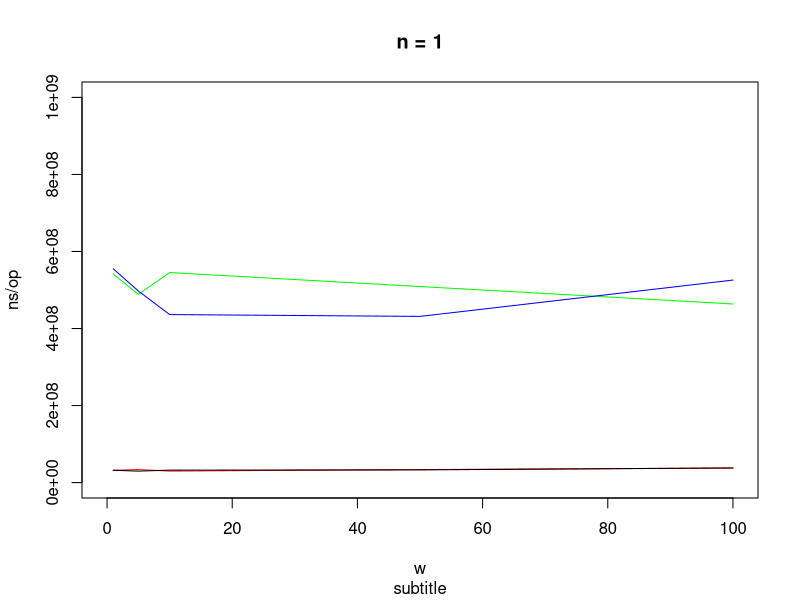
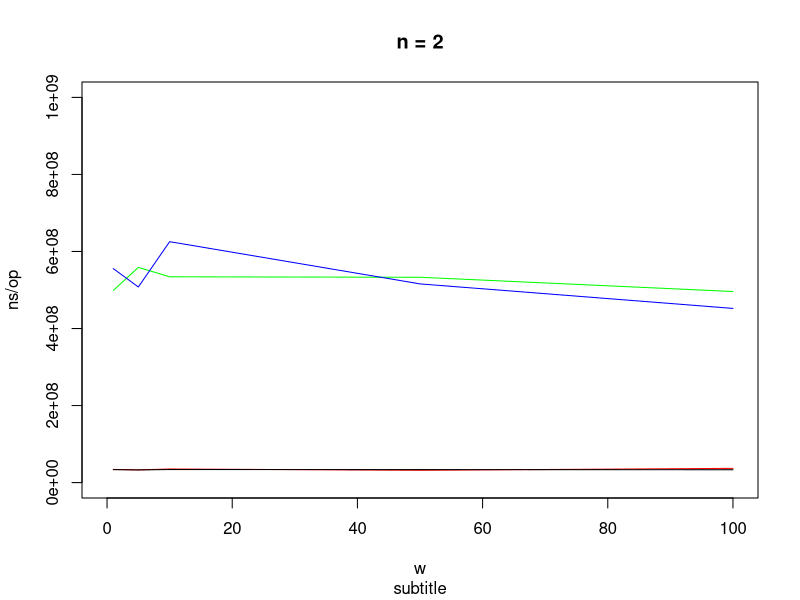
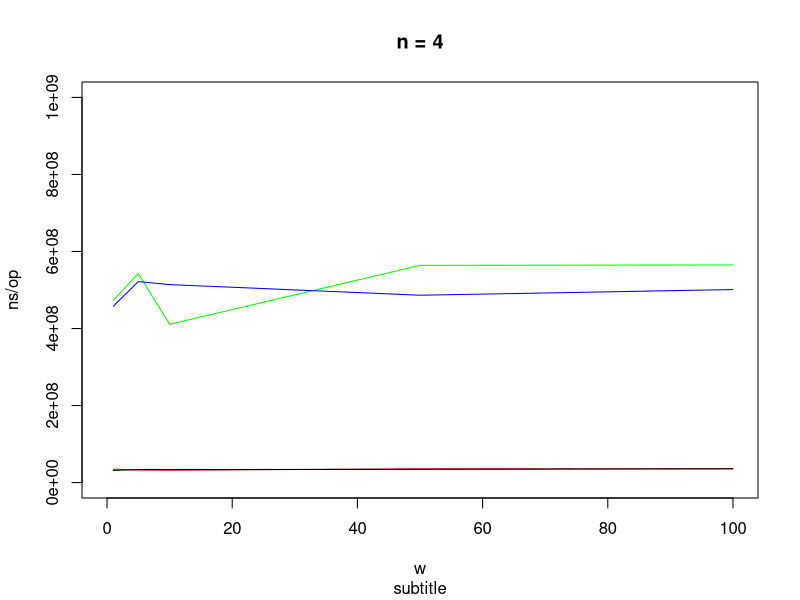
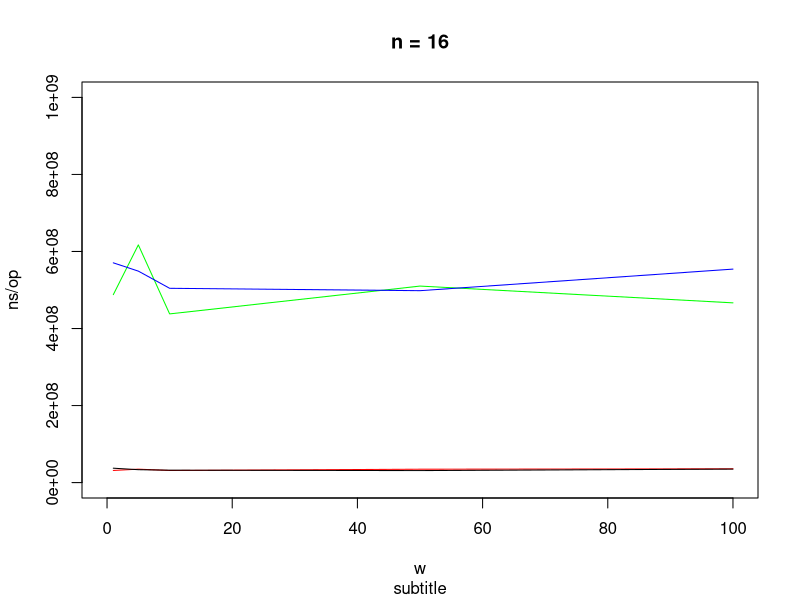
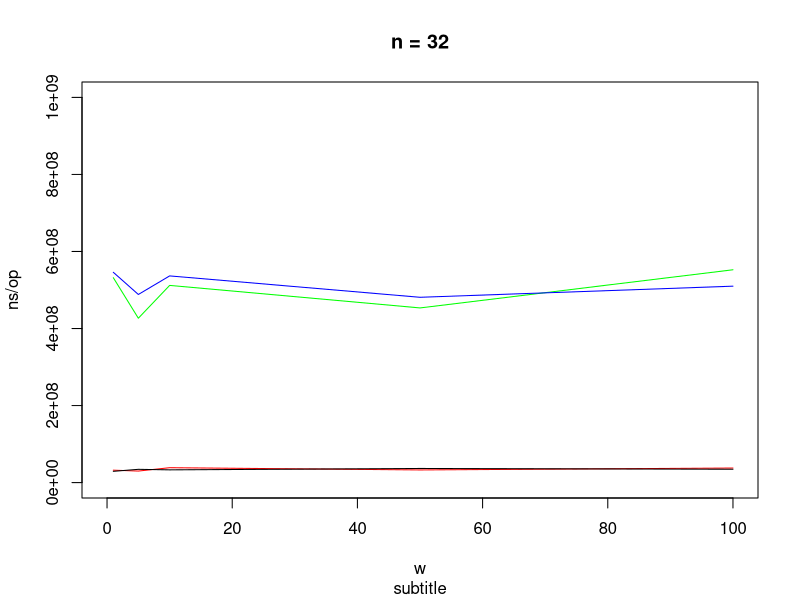
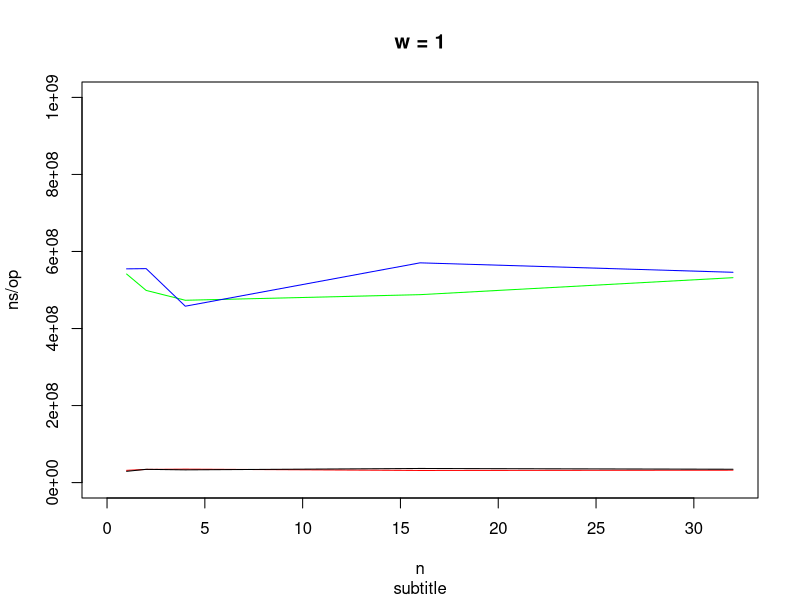
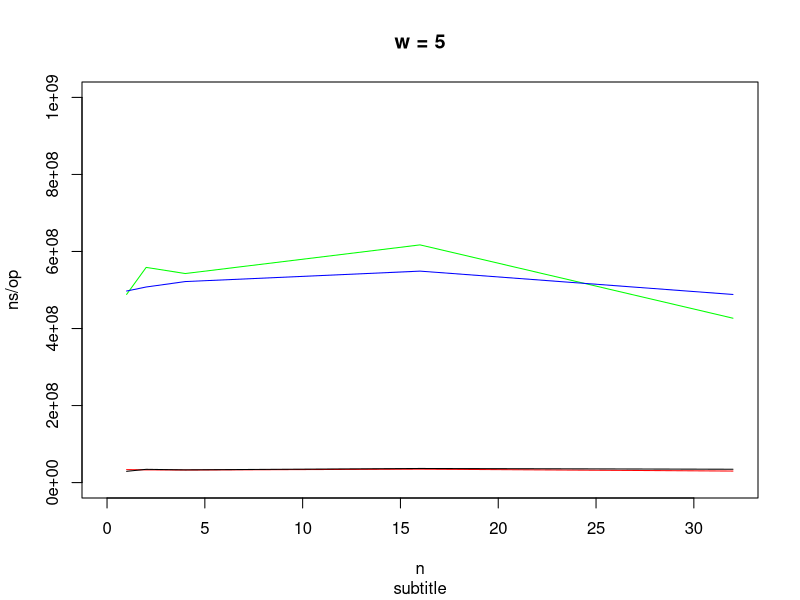
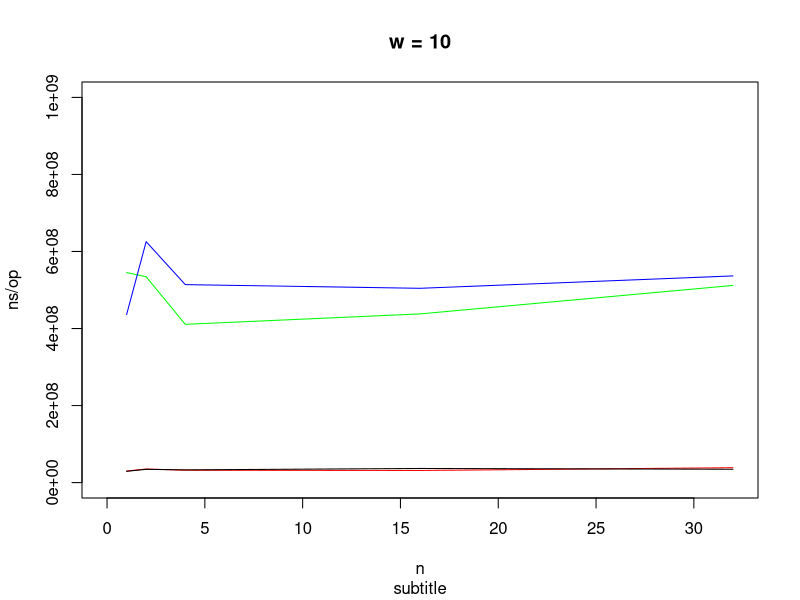

Generate these figures, in order, with R:
d <- read.csv(file="./rand.csv", head=TRUE, sep=",")
# summary(d)
names(d)

for (my_n in unique(d[,2], incomparables = FALSE)) {
  
  with_n <- subset(d, n == my_n, 
                    select=c(mode, n, w, t_per_op))
  #qprint(with_n)
  xs <- unique(with_n[,3], incomparables = FALSE) 
  mode0 <- subset(with_n, mode == 0, select=c(t_per_op))
  mode1 <- subset(with_n, mode == 1, select=c(t_per_op))
  mode2 <- subset(with_n, mode == 2, select=c(t_per_op))
  mode3 <- subset(with_n, mode == 3, select=c(t_per_op))
  title <- paste(c("n =", my_n), collapse = " ")
  
  plot(xs, mode0[,1], col='green', type='l', xlim=c(0.0, max(xs)), ylim=c(0.0, 1000000000), xlab='w', ylab='ns/op', sub='subtitle', main=title)
  par(new=T)
  plot(xs, mode1[,1], col='blue', type='l', xlim=c(0.0, max(xs)), ylim=c(0.0, 1000000000), xlab='', ylab='', axes=F)
  par(new=T)
  plot(xs, mode2[,1], col='red', type='l', xlim=c(0.0, max(xs)), ylim=c(0.0, 1000000000), xlab='', ylab='', axes=F)
  par(new=T)
  plot(xs, mode3[,1], col='black', type='l', xlim=c(0.0, max(xs)), ylim=c(0.0, 1000000000), xlab='', ylab='', axes=F)
}

for (my_w in unique(d[,3], incomparables = FALSE)) {
  
  with_w <- subset(d, w == my_w, 
                   select=c(mode, n, w, t_per_op))
  print(with_w)
  xs <- unique(with_w[,2], incomparables = FALSE) 
  mode0 <- subset(with_w, mode == 0, select=c(t_per_op))
  mode1 <- subset(with_w, mode == 1, select=c(t_per_op))
  mode2 <- subset(with_w, mode == 2, select=c(t_per_op))
  mode3 <- subset(with_n, mode == 3, select=c(t_per_op))
  title <- paste(c("w =", my_w), collapse = " ")
  
  plot(xs, mode0[,1], col='green', type='l', xlim=c(0.0, max(xs)), ylim=c(0.0, 1000000000), xlab='n', ylab='ns/op', sub='subtitle', main=title)
  par(new=T)
  plot(xs, mode1[,1], col='blue', type='l', xlim=c(0.0, max(xs)), ylim=c(0.0, 1000000000), xlab='', ylab='', axes=F)
  par(new=T)
  plot(xs, mode2[,1], col='red', type='l', xlim=c(0.0, max(xs)), ylim=c(0.0, 1000000000), xlab='', ylab='', axes=F)
  par(new=T)
  plot(xs, mode3[,1], col='black', type='l', xlim=c(0.0, max(xs)), ylim=c(0.0, 1000000000), xlab='', ylab='', axes=F)
}